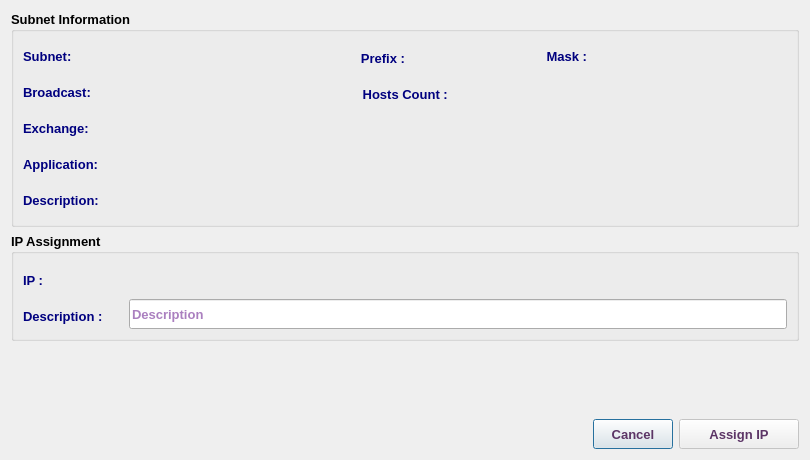
<?xml version="1.0" encoding="UTF-8"?>
<ui version="4.0">
 <class>IpV4AssignDialog</class>
 <widget class="QDialog" name="IpV4AssignDialog">
  <property name="geometry">
   <rect>
    <x>0</x>
    <y>0</y>
    <width>810</width>
    <height>460</height>
   </rect>
  </property>
  <property name="minimumSize">
   <size>
    <width>810</width>
    <height>460</height>
   </size>
  </property>
  <property name="maximumSize">
   <size>
    <width>811</width>
    <height>461</height>
   </size>
  </property>
  <property name="font">
   <font>
    <family>Tahoma</family>
    <pointsize>10</pointsize>
   </font>
  </property>
  <property name="windowTitle">
   <string>IP Assignment</string>
  </property>
  <property name="windowIcon">
   <iconset resource="../../../../../image.qrc">
    <normaloff>:/Image/connection.png</normaloff>:/Image/connection.png</iconset>
  </property>
  <layout class="QVBoxLayout" name="verticalLayout">
   <item>
    <widget class="QGroupBox" name="ipGB">
     <property name="font">
      <font>
       <family>Tahoma</family>
       <pointsize>10</pointsize>
       <weight>75</weight>
       <bold>true</bold>
      </font>
     </property>
     <property name="title">
      <string>Subnet Information</string>
     </property>
     <layout class="QVBoxLayout" name="verticalLayout_2">
      <item>
       <layout class="QHBoxLayout" name="horizontalLayout_13">
        <item>
         <widget class="QLabel" name="label_7">
          <property name="minimumSize">
           <size>
            <width>110</width>
            <height>30</height>
           </size>
          </property>
          <property name="maximumSize">
           <size>
            <width>110</width>
            <height>30</height>
           </size>
          </property>
          <property name="font">
           <font>
            <family>Tahoma</family>
            <pointsize>10</pointsize>
            <weight>75</weight>
            <bold>true</bold>
           </font>
          </property>
          <property name="styleSheet">
           <string notr="true">color: rgb(0, 0, 127);</string>
          </property>
          <property name="text">
           <string>Subnet:</string>
          </property>
         </widget>
        </item>
        <item>
         <widget class="QLabel" name="subnetLbl">
          <property name="minimumSize">
           <size>
            <width>180</width>
            <height>30</height>
           </size>
          </property>
          <property name="maximumSize">
           <size>
            <width>180</width>
            <height>25</height>
           </size>
          </property>
          <property name="font">
           <font>
            <family>Tahoma</family>
            <pointsize>10</pointsize>
            <weight>75</weight>
            <bold>true</bold>
           </font>
          </property>
          <property name="styleSheet">
           <string notr="true">color: rgb(85, 0, 127);</string>
          </property>
          <property name="text">
           <string/>
          </property>
         </widget>
        </item>
        <item>
         <widget class="QLabel" name="label_10">
          <property name="minimumSize">
           <size>
            <width>80</width>
            <height>30</height>
           </size>
          </property>
          <property name="maximumSize">
           <size>
            <width>80</width>
            <height>25</height>
           </size>
          </property>
          <property name="font">
           <font>
            <family>Tahoma</family>
            <pointsize>10</pointsize>
            <weight>75</weight>
            <bold>true</bold>
           </font>
          </property>
          <property name="styleSheet">
           <string notr="true">color: rgb(0, 0, 127);</string>
          </property>
          <property name="text">
           <string>Prefix :</string>
          </property>
          <property name="alignment">
           <set>Qt::AlignRight|Qt::AlignTrailing|Qt::AlignVCenter</set>
          </property>
         </widget>
        </item>
        <item>
         <widget class="QLabel" name="prefixLbl">
          <property name="minimumSize">
           <size>
            <width>50</width>
            <height>25</height>
           </size>
          </property>
          <property name="maximumSize">
           <size>
            <width>50</width>
            <height>25</height>
           </size>
          </property>
          <property name="font">
           <font>
            <family>Tahoma</family>
            <pointsize>10</pointsize>
            <weight>75</weight>
            <bold>true</bold>
           </font>
          </property>
          <property name="styleSheet">
           <string notr="true">color: rgb(85, 0, 127);</string>
          </property>
          <property name="text">
           <string/>
          </property>
          <property name="wordWrap">
           <bool>true</bool>
          </property>
         </widget>
        </item>
        <item>
         <widget class="QLabel" name="label_9">
          <property name="minimumSize">
           <size>
            <width>120</width>
            <height>30</height>
           </size>
          </property>
          <property name="maximumSize">
           <size>
            <width>100</width>
            <height>30</height>
           </size>
          </property>
          <property name="font">
           <font>
            <family>Tahoma</family>
            <pointsize>10</pointsize>
            <weight>75</weight>
            <bold>true</bold>
           </font>
          </property>
          <property name="styleSheet">
           <string notr="true">color: rgb(0, 0, 127);</string>
          </property>
          <property name="text">
           <string>Mask :</string>
          </property>
          <property name="alignment">
           <set>Qt::AlignRight|Qt::AlignTrailing|Qt::AlignVCenter</set>
          </property>
         </widget>
        </item>
        <item>
         <widget class="QLabel" name="maskLbl">
          <property name="sizePolicy">
           <sizepolicy hsizetype="Expanding" vsizetype="Preferred">
            <horstretch>0</horstretch>
            <verstretch>0</verstretch>
           </sizepolicy>
          </property>
          <property name="minimumSize">
           <size>
            <width>180</width>
            <height>30</height>
           </size>
          </property>
          <property name="maximumSize">
           <size>
            <width>600</width>
            <height>30</height>
           </size>
          </property>
          <property name="font">
           <font>
            <family>Tahoma</family>
            <pointsize>10</pointsize>
            <weight>75</weight>
            <bold>true</bold>
           </font>
          </property>
          <property name="styleSheet">
           <string notr="true">color: rgb(85, 0, 127);</string>
          </property>
          <property name="text">
           <string/>
          </property>
          <property name="wordWrap">
           <bool>true</bool>
          </property>
         </widget>
        </item>
        <item>
         <spacer name="horizontalSpacer_2">
          <property name="orientation">
           <enum>Qt::Horizontal</enum>
          </property>
          <property name="sizeHint" stdset="0">
           <size>
            <width>40</width>
            <height>20</height>
           </size>
          </property>
         </spacer>
        </item>
       </layout>
      </item>
      <item>
       <layout class="QHBoxLayout" name="horizontalLayout_12">
        <item>
         <widget class="QLabel" name="label_11">
          <property name="minimumSize">
           <size>
            <width>110</width>
            <height>30</height>
           </size>
          </property>
          <property name="maximumSize">
           <size>
            <width>110</width>
            <height>30</height>
           </size>
          </property>
          <property name="font">
           <font>
            <family>Tahoma</family>
            <pointsize>10</pointsize>
            <weight>75</weight>
            <bold>true</bold>
           </font>
          </property>
          <property name="styleSheet">
           <string notr="true">color: rgb(0, 0, 127);</string>
          </property>
          <property name="text">
           <string>Broadcast:</string>
          </property>
         </widget>
        </item>
        <item>
         <widget class="QLabel" name="bcLbl">
          <property name="minimumSize">
           <size>
            <width>180</width>
            <height>30</height>
           </size>
          </property>
          <property name="maximumSize">
           <size>
            <width>180</width>
            <height>25</height>
           </size>
          </property>
          <property name="font">
           <font>
            <family>Tahoma</family>
            <pointsize>10</pointsize>
            <weight>75</weight>
            <bold>true</bold>
           </font>
          </property>
          <property name="styleSheet">
           <string notr="true">color: rgb(85, 0, 127);</string>
          </property>
          <property name="text">
           <string/>
          </property>
          <property name="wordWrap">
           <bool>true</bool>
          </property>
         </widget>
        </item>
        <item>
         <widget class="QLabel" name="label_12">
          <property name="minimumSize">
           <size>
            <width>130</width>
            <height>30</height>
           </size>
          </property>
          <property name="maximumSize">
           <size>
            <width>130</width>
            <height>25</height>
           </size>
          </property>
          <property name="font">
           <font>
            <family>Tahoma</family>
            <pointsize>10</pointsize>
            <weight>75</weight>
            <bold>true</bold>
           </font>
          </property>
          <property name="styleSheet">
           <string notr="true">color: rgb(0, 0, 127);</string>
          </property>
          <property name="text">
           <string>Hosts Count :  </string>
          </property>
          <property name="alignment">
           <set>Qt::AlignRight|Qt::AlignTrailing|Qt::AlignVCenter</set>
          </property>
         </widget>
        </item>
        <item>
         <widget class="QLabel" name="hostLbl">
          <property name="minimumSize">
           <size>
            <width>150</width>
            <height>30</height>
           </size>
          </property>
          <property name="maximumSize">
           <size>
            <width>150</width>
            <height>25</height>
           </size>
          </property>
          <property name="font">
           <font>
            <family>Tahoma</family>
            <pointsize>10</pointsize>
            <weight>75</weight>
            <bold>true</bold>
           </font>
          </property>
          <property name="styleSheet">
           <string notr="true">color: rgb(85, 0, 127);</string>
          </property>
          <property name="text">
           <string/>
          </property>
          <property name="wordWrap">
           <bool>true</bool>
          </property>
         </widget>
        </item>
        <item>
         <spacer name="horizontalSpacer_7">
          <property name="font">
           <font>
            <family>Tahoma</family>
            <pointsize>10</pointsize>
           </font>
          </property>
          <property name="orientation">
           <enum>Qt::Horizontal</enum>
          </property>
          <property name="sizeHint" stdset="0">
           <size>
            <width>40</width>
            <height>20</height>
           </size>
          </property>
         </spacer>
        </item>
       </layout>
      </item>
      <item>
       <layout class="QHBoxLayout" name="horizontalLayout_6">
        <item>
         <widget class="QLabel" name="label_4">
          <property name="minimumSize">
           <size>
            <width>110</width>
            <height>30</height>
           </size>
          </property>
          <property name="maximumSize">
           <size>
            <width>110</width>
            <height>30</height>
           </size>
          </property>
          <property name="font">
           <font>
            <family>Tahoma</family>
            <pointsize>10</pointsize>
            <weight>75</weight>
            <bold>true</bold>
           </font>
          </property>
          <property name="styleSheet">
           <string notr="true">color: rgb(0, 0, 127);</string>
          </property>
          <property name="text">
           <string>Exchange:</string>
          </property>
         </widget>
        </item>
        <item>
         <widget class="QLabel" name="abbrLbl">
          <property name="sizePolicy">
           <sizepolicy hsizetype="Expanding" vsizetype="Preferred">
            <horstretch>0</horstretch>
            <verstretch>0</verstretch>
           </sizepolicy>
          </property>
          <property name="minimumSize">
           <size>
            <width>500</width>
            <height>30</height>
           </size>
          </property>
          <property name="maximumSize">
           <size>
            <width>8000</width>
            <height>30</height>
           </size>
          </property>
          <property name="font">
           <font>
            <family>Tahoma</family>
            <pointsize>10</pointsize>
            <weight>75</weight>
            <bold>true</bold>
           </font>
          </property>
          <property name="styleSheet">
           <string notr="true">color: rgb(85, 0, 127);</string>
          </property>
          <property name="text">
           <string/>
          </property>
          <property name="alignment">
           <set>Qt::AlignLeading|Qt::AlignLeft|Qt::AlignVCenter</set>
          </property>
          <property name="wordWrap">
           <bool>true</bool>
          </property>
         </widget>
        </item>
       </layout>
      </item>
      <item>
       <layout class="QHBoxLayout" name="horizontalLayout_10">
        <item>
         <widget class="QLabel" name="label_6">
          <property name="minimumSize">
           <size>
            <width>110</width>
            <height>30</height>
           </size>
          </property>
          <property name="maximumSize">
           <size>
            <width>110</width>
            <height>30</height>
           </size>
          </property>
          <property name="font">
           <font>
            <family>Tahoma</family>
            <pointsize>10</pointsize>
            <weight>75</weight>
            <bold>true</bold>
           </font>
          </property>
          <property name="styleSheet">
           <string notr="true">color: rgb(0, 0, 127);</string>
          </property>
          <property name="text">
           <string>Application:</string>
          </property>
         </widget>
        </item>
        <item>
         <widget class="QLabel" name="appLbl">
          <property name="sizePolicy">
           <sizepolicy hsizetype="Expanding" vsizetype="Preferred">
            <horstretch>0</horstretch>
            <verstretch>0</verstretch>
           </sizepolicy>
          </property>
          <property name="minimumSize">
           <size>
            <width>500</width>
            <height>30</height>
           </size>
          </property>
          <property name="maximumSize">
           <size>
            <width>8000</width>
            <height>30</height>
           </size>
          </property>
          <property name="font">
           <font>
            <family>Tahoma</family>
            <pointsize>10</pointsize>
            <weight>75</weight>
            <bold>true</bold>
           </font>
          </property>
          <property name="styleSheet">
           <string notr="true">color: rgb(85, 0, 127);</string>
          </property>
          <property name="text">
           <string/>
          </property>
          <property name="alignment">
           <set>Qt::AlignLeading|Qt::AlignLeft|Qt::AlignVCenter</set>
          </property>
          <property name="wordWrap">
           <bool>true</bool>
          </property>
         </widget>
        </item>
       </layout>
      </item>
      <item>
       <layout class="QHBoxLayout" name="horizontalLayout_7">
        <item>
         <widget class="QLabel" name="label_5">
          <property name="minimumSize">
           <size>
            <width>110</width>
            <height>30</height>
           </size>
          </property>
          <property name="maximumSize">
           <size>
            <width>110</width>
            <height>30</height>
           </size>
          </property>
          <property name="font">
           <font>
            <family>Tahoma</family>
            <pointsize>10</pointsize>
            <weight>75</weight>
            <bold>true</bold>
           </font>
          </property>
          <property name="styleSheet">
           <string notr="true">color: rgb(0, 0, 127);</string>
          </property>
          <property name="text">
           <string>Description:</string>
          </property>
         </widget>
        </item>
        <item>
         <widget class="QLabel" name="descLbl">
          <property name="sizePolicy">
           <sizepolicy hsizetype="Expanding" vsizetype="Preferred">
            <horstretch>0</horstretch>
            <verstretch>0</verstretch>
           </sizepolicy>
          </property>
          <property name="minimumSize">
           <size>
            <width>600</width>
            <height>30</height>
           </size>
          </property>
          <property name="maximumSize">
           <size>
            <width>8000</width>
            <height>30</height>
           </size>
          </property>
          <property name="font">
           <font>
            <family>Tahoma</family>
            <pointsize>10</pointsize>
            <weight>75</weight>
            <bold>true</bold>
           </font>
          </property>
          <property name="styleSheet">
           <string notr="true">color: rgb(85, 0, 127);</string>
          </property>
          <property name="text">
           <string/>
          </property>
          <property name="alignment">
           <set>Qt::AlignLeading|Qt::AlignLeft|Qt::AlignVCenter</set>
          </property>
          <property name="wordWrap">
           <bool>true</bool>
          </property>
         </widget>
        </item>
       </layout>
      </item>
     </layout>
    </widget>
   </item>
   <item>
    <widget class="QGroupBox" name="ipGB_2">
     <property name="font">
      <font>
       <family>Tahoma</family>
       <pointsize>10</pointsize>
       <weight>75</weight>
       <bold>true</bold>
      </font>
     </property>
     <property name="title">
      <string>IP Assignment</string>
     </property>
     <layout class="QVBoxLayout" name="verticalLayout_3">
      <item>
       <layout class="QHBoxLayout" name="horizontalLayout_14">
        <item>
         <widget class="QLabel" name="label_8">
          <property name="minimumSize">
           <size>
            <width>100</width>
            <height>30</height>
           </size>
          </property>
          <property name="maximumSize">
           <size>
            <width>110</width>
            <height>25</height>
           </size>
          </property>
          <property name="font">
           <font>
            <family>Tahoma</family>
            <pointsize>10</pointsize>
            <weight>75</weight>
            <bold>true</bold>
           </font>
          </property>
          <property name="styleSheet">
           <string notr="true">color: rgb(0, 0, 127);</string>
          </property>
          <property name="text">
           <string>IP :</string>
          </property>
         </widget>
        </item>
        <item>
         <widget class="QLabel" name="ipLbl">
          <property name="sizePolicy">
           <sizepolicy hsizetype="Expanding" vsizetype="Preferred">
            <horstretch>0</horstretch>
            <verstretch>0</verstretch>
           </sizepolicy>
          </property>
          <property name="minimumSize">
           <size>
            <width>300</width>
            <height>30</height>
           </size>
          </property>
          <property name="maximumSize">
           <size>
            <width>7000</width>
            <height>30</height>
           </size>
          </property>
          <property name="font">
           <font>
            <family>Tahoma</family>
            <pointsize>10</pointsize>
            <weight>75</weight>
            <bold>true</bold>
           </font>
          </property>
          <property name="styleSheet">
           <string notr="true">color: rgb(85, 0, 127);</string>
          </property>
          <property name="text">
           <string/>
          </property>
         </widget>
        </item>
       </layout>
      </item>
      <item>
       <layout class="QHBoxLayout" name="horizontalLayout_9">
        <item>
         <widget class="QLabel" name="label_17">
          <property name="minimumSize">
           <size>
            <width>100</width>
            <height>30</height>
           </size>
          </property>
          <property name="maximumSize">
           <size>
            <width>110</width>
            <height>25</height>
           </size>
          </property>
          <property name="font">
           <font>
            <family>Tahoma</family>
            <pointsize>10</pointsize>
            <weight>75</weight>
            <bold>true</bold>
           </font>
          </property>
          <property name="styleSheet">
           <string notr="true">color: rgb(0, 0, 127);</string>
          </property>
          <property name="text">
           <string>Description :</string>
          </property>
         </widget>
        </item>
        <item>
         <widget class="QLineEdit" name="descLE">
          <property name="sizePolicy">
           <sizepolicy hsizetype="Expanding" vsizetype="Fixed">
            <horstretch>0</horstretch>
            <verstretch>0</verstretch>
           </sizepolicy>
          </property>
          <property name="minimumSize">
           <size>
            <width>600</width>
            <height>30</height>
           </size>
          </property>
          <property name="maximumSize">
           <size>
            <width>8000</width>
            <height>30</height>
           </size>
          </property>
          <property name="font">
           <font>
            <family>Tahoma</family>
            <pointsize>10</pointsize>
            <weight>75</weight>
            <bold>true</bold>
           </font>
          </property>
          <property name="styleSheet">
           <string notr="true">color: rgb(85, 0, 127);</string>
          </property>
          <property name="placeholderText">
           <string>Description</string>
          </property>
         </widget>
        </item>
       </layout>
      </item>
     </layout>
    </widget>
   </item>
   <item>
    <widget class="QLabel" name="infoLbl">
     <property name="minimumSize">
      <size>
       <width>600</width>
       <height>25</height>
      </size>
     </property>
     <property name="maximumSize">
      <size>
       <width>16777215</width>
       <height>25</height>
      </size>
     </property>
     <property name="font">
      <font>
       <family>Tahoma</family>
       <pointsize>10</pointsize>
       <weight>75</weight>
       <bold>true</bold>
      </font>
     </property>
     <property name="styleSheet">
      <string notr="true">color: rgb(170, 0, 0);</string>
     </property>
     <property name="text">
      <string/>
     </property>
    </widget>
   </item>
   <item>
    <spacer name="verticalSpacer">
     <property name="font">
      <font>
       <family>Tahoma</family>
       <pointsize>10</pointsize>
      </font>
     </property>
     <property name="orientation">
      <enum>Qt::Vertical</enum>
     </property>
     <property name="sizeHint" stdset="0">
      <size>
       <width>20</width>
       <height>66</height>
      </size>
     </property>
    </spacer>
   </item>
   <item>
    <layout class="QHBoxLayout" name="horizontalLayout_8">
     <item>
      <spacer name="horizontalSpacer">
       <property name="font">
        <font>
         <family>Tahoma</family>
         <pointsize>10</pointsize>
        </font>
       </property>
       <property name="orientation">
        <enum>Qt::Horizontal</enum>
       </property>
       <property name="sizeHint" stdset="0">
        <size>
         <width>40</width>
         <height>20</height>
        </size>
       </property>
      </spacer>
     </item>
     <item>
      <widget class="QPushButton" name="cancelBtn">
       <property name="sizePolicy">
        <sizepolicy hsizetype="Preferred" vsizetype="Preferred">
         <horstretch>0</horstretch>
         <verstretch>0</verstretch>
        </sizepolicy>
       </property>
       <property name="minimumSize">
        <size>
         <width>80</width>
         <height>30</height>
        </size>
       </property>
       <property name="maximumSize">
        <size>
         <width>150</width>
         <height>30</height>
        </size>
       </property>
       <property name="font">
        <font>
         <family>Tahoma</family>
         <pointsize>10</pointsize>
         <weight>75</weight>
         <bold>true</bold>
        </font>
       </property>
       <property name="styleSheet">
        <string notr="true">color: rgb(92, 53, 102);</string>
       </property>
       <property name="text">
        <string>Cancel</string>
       </property>
      </widget>
     </item>
     <item>
      <widget class="QPushButton" name="okBtn">
       <property name="enabled">
        <bool>false</bool>
       </property>
       <property name="sizePolicy">
        <sizepolicy hsizetype="Preferred" vsizetype="Preferred">
         <horstretch>0</horstretch>
         <verstretch>0</verstretch>
        </sizepolicy>
       </property>
       <property name="minimumSize">
        <size>
         <width>120</width>
         <height>30</height>
        </size>
       </property>
       <property name="maximumSize">
        <size>
         <width>200</width>
         <height>30</height>
        </size>
       </property>
       <property name="font">
        <font>
         <family>Tahoma</family>
         <pointsize>10</pointsize>
         <weight>75</weight>
         <bold>true</bold>
        </font>
       </property>
       <property name="styleSheet">
        <string notr="true">color: rgb(92, 53, 102);</string>
       </property>
       <property name="text">
        <string>Assign IP</string>
       </property>
       <property name="icon">
        <iconset resource="../../../../../image.qrc">
         <normaloff>:/Image/connection.png</normaloff>:/Image/connection.png</iconset>
       </property>
       <property name="iconSize">
        <size>
         <width>20</width>
         <height>20</height>
        </size>
       </property>
      </widget>
     </item>
    </layout>
   </item>
  </layout>
 </widget>
 <tabstops>
  <tabstop>descLE</tabstop>
  <tabstop>okBtn</tabstop>
  <tabstop>cancelBtn</tabstop>
 </tabstops>
 <resources>
  <include location="../../../../../image.qrc"/>
 </resources>
 <connections/>
</ui>
